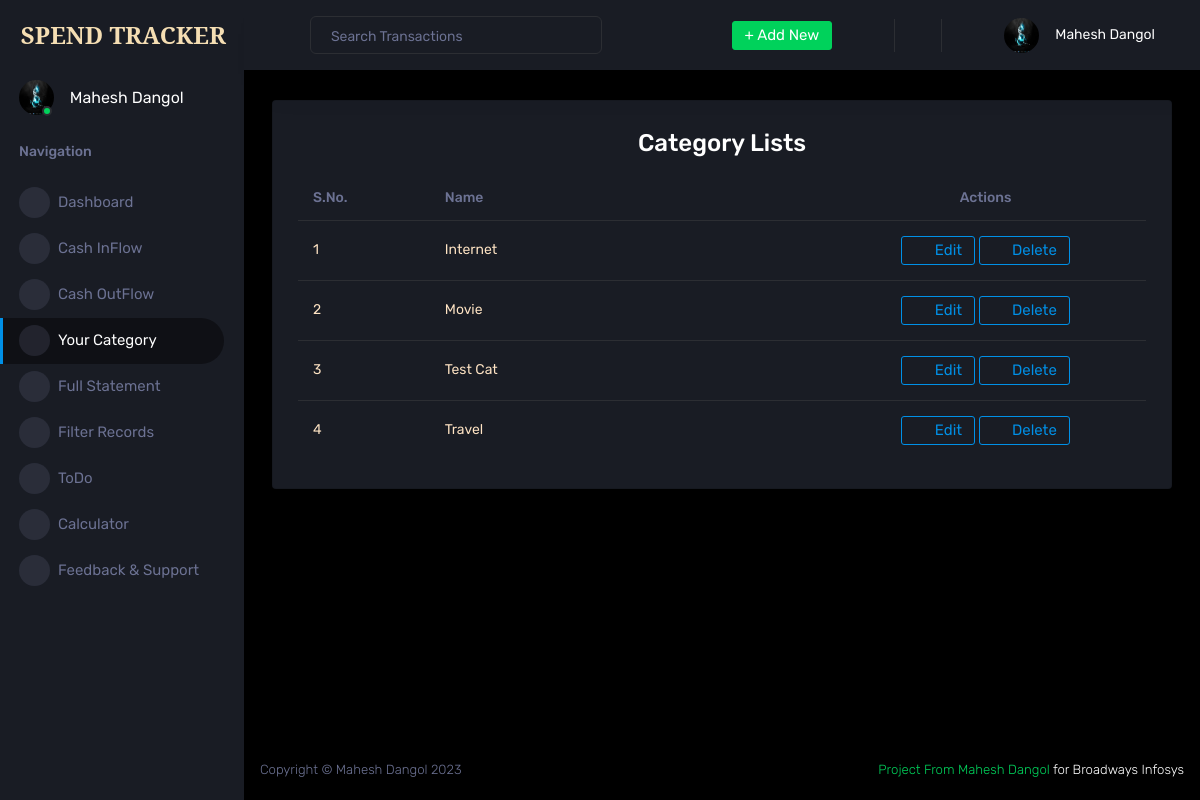
The app's page /category/ (signed in) with its own data.
### accounts/models.py (models this page shows, shortened)
class User(AbstractUser):
    username = None
    email = models.EmailField(unique=True)
    full_name = models.CharField(max_length=40)
    email_token = models.CharField(max_length=255, blank=True)
    forget_password = models.CharField(max_length=255, blank=True)
    created_at = models.DateTimeField(auto_now_add=True)
    last_login = models.DateTimeField(auto_now=True)
    last_logout = models.DateTimeField(auto_now=True)
    is_verified = models.BooleanField(default=True)
    is_staff = models.BooleanField(default=False)
    is_superuser = models.BooleanField(default=False)
    objects = UserManager()
    USERNAME_FIELD = 'email'
    REQUIRED_FIELDS = []

class Profile(models.Model):
    GENDER_CHOICE = [
        ('male', 'Male'),
        ('female', 'Female'),
        ('other', 'Other'),
    ]
    profile_pic = models.ImageField(upload_to='profile/', blank=True)
    gender = models.CharField(max_length=6, choices=GENDER_CHOICE, default='male')
    mobile = models.CharField(max_length=15, blank=True)
    address = models.TextField(blank=True)
    profile = models.OneToOneField(settings.AUTH_USER_MODEL, on_delete=models.CASCADE,blank=True, null=True)

### core/models.py (models this page shows, shortened)
class Category(models.Model):
    name = models.CharField(max_length=20)
    user = models.ForeignKey(settings.AUTH_USER_MODEL, on_delete=models.CASCADE)

### core/views.py (the view)
# urls.py: path("category/", views.CategoryView.as_view(), name="category"),
class CategoryView(LoginRequiredMixin, CreateView):
    model = Category
    form_class = CategoryAddForm
    success_url = _("category")
    def get(self, request, *args, **kwargs):
        categories = Category.objects.filter(user=self.request.user).order_by("name")
        return render(
            self.request, "reports/category_detail.html", {"categories": categories}
        )

### templates/reports/category_detail.html (shortened to what this page needs)
{% extends 'base/base.html' %}
{% load static %}
{% block content %}
<div class="row ">
    <div class="col-12 grid-margin">
        <div class="card">
            <div class="card-body">
                <h3 class="card-title text-center">Category Lists </h3>
                <div class="table-responsive">
                    <table class="table" style="color: bisque;">
                        <thead>
                            <tr>
                                <th class="col-1"> S.No. </th>
                                <th class="col-3"> Name </th>
                                <th class="col-2 text-center"> Actions </th>
                            </tr>
                        </thead>
                        <tbody>
                            {% for category in categories %}
                            <tr>
                                <td> {{forloop.counter}} </td>
                                <td> {{category.name|title}} </td>
                                <td style="text-align: center;">
                                    <a href="{% url 'category-update' category.pk %}" class="btn btn-outline-primary" type="submit">
                                        <span class="btn-icon-prepend">
                                            <i class="mdi mdi-eraser"></i>
                                        </span>
                                        Edit
                                    </a>
                                    <a href="{% url 'category-delete' category.pk %}" class="btn btn-outline-primary" type="submit">
                                        <span class="btn-icon-prepend">
                                            <i class="mdi mdi-delete-forever"></i>
                                        </span>
                                        Delete
                                    </a>
                                </td>
                            </tr>
                            {% endfor %}
                        </tbody>
                    </table>
                    <div class="fixed-action-btn btn-outline-link ">
                        <a href="{% url 'category-add' %}" class="btn-floating btn-icon-prepend ">
                            <i class="mdi mdi-plus-circle icon-md"></i>
                        </a>
                    </div>
                </div>
            </div>
        </div>
    </div>
</div>
{% endblock content %}

### templates/base/navbar_side.html (shortened to what this page needs)
{% load static %}
<nav class="sidebar sidebar-offcanvas" id="sidebar">
  <div class="sidebar-brand-wrapper d-none d-lg-flex align-items-center justify-content-center fixed-top">
    <a class="sidebar-brand brand-logo" href="{% url 'home' %}"
      style="color: wheat; font-family: Noto Serif; font-weight: bold; text-decoration: none;">SPEND TRACKER</a>
  </div>
  <ul class="nav">
    <li class="nav-item profile">
      <div class="profile-desc">
        <div class="profile-pic">
          <div class="count-indicator">
            {% if user.profile.profile_pic %}
            <img class="img-xs rounded-circle " src="{{user.profile.profile_pic.url}}" alt="Profile_Picture">
            {% else %}
              {% if user.profile.gender == "female" %}
            <img class="img-xs rounded-circle " src="{% static 'assets/images/faces/profile_female.png' %}" alt="Profile_Picture">
              {% else %}
            <img class="img-xs rounded-circle " src="{% static 'assets/images/faces/profile_male1.jpg' %}" alt="Profile_Picture">
              {% endif %}
            {% endif %}
            <span class="count bg-success"></span>
          </div>
          <div class="profile-name">
            <h5 class="mb-0 font-weight-normal">{{request.user.full_name|title}}</h5>
          </div>
        </div>
        <a href="#" id="profile-dropdown" data-toggle="dropdown"><i class="mdi mdi-dots-vertical"></i></a>
      </div>
    </li>
    <li class="nav-item nav-category">
      <span class="nav-link">Navigation</span>
    </li>
    <li {% if request.path == '/home/' %} class="nav-item menu-items active" {% endif %} class="nav-item menu-items">
      <a class="nav-link" href="{% url 'home' %}">
        <span class="menu-icon">
          <i class="mdi mdi-speedometer"></i>
        </span>
        <span class="menu-title">Dashboard</span>
      </a>
    </li>
    <li {% if request.path == '/cash-in-detail/' %} class="nav-item menu-items active" {% endif %} class="nav-item menu-items">
      <a class="nav-link" href="{% url 'cash-in-detail' %}">
        <span class="menu-icon">
          <i class="mdi mdi-cash-multiple"></i>
        </span>
        <span class="menu-title">Cash InFlow</span>
      </a>
    </li>
    <li {% if request.path == '/cash-out-detail/' %} class="nav-item menu-items active" {% endif %} class="nav-item menu-items">
      <a class="nav-link" href="{% url 'cash-out-detail' %}">
        <span class="menu-icon">
          <i class="mdi mdi-cash-100"></i>
        </span>
        <span class="menu-title">Cash OutFlow</span>
      </a>
    </li>
    <li {% if request.path == '/category/' %} class="nav-item menu-items active" {% endif %} class="nav-item menu-items">
      <a class="nav-link" href="{% url 'category' %}">
        <span class="menu-icon">
          <i class="mdi mdi-library-plus"></i>
        </span>
        <span class="menu-title">Your Category</span>
      </a>
    </li>
    <li {% if request.path == '/statement/' %} class="nav-item menu-items active" {% endif %} class="nav-item menu-items">
      <a class="nav-link" href="{% url 'statement' %}">
        <span class="menu-icon">
          <i class="mdi mdi-note-text"></i>
        </span>
        <span class="menu-title">Full Statement</span>
      </a>
    </li>
    <li class="nav-item menu-items">
      <a class="nav-link" href="{% url 'filter' %}">
        <span class="menu-icon">
          <i class="mdi mdi-filter"></i>
        </span>
        <span class="menu-title">Filter Records</span>
      </a>
    </li>
    <li class="nav-item menu-items">
      <a class="nav-link" href="{% url 'todo' %}">
        <span class="menu-icon">
          <i class="mdi mdi-calendar-check"></i>
        </span>
        <span class="menu-title">ToDo</span>
      </a>
    </li>
    <li class="nav-item menu-items">
      <a class="nav-link" href="{% url 'calculator' %}">
        <span class="menu-icon">
          <i class="mdi mdi-calculator"></i>
        </span>
        <span class="menu-title">Calculator</span>
      </a>
    </li>
    <li class="nav-item menu-items">
      <a class="nav-link" href="{% url 'feedback' %}">
        <span class="menu-icon">
          <i class="mdi mdi-calculator"></i>
        </span>
        <span class="menu-title">Feedback & Support</span>
      </a>
    </li>
  </ul>
</nav>

### templates/base/navbar_top.html (shortened to what this page needs)
{% load static %}
<nav class="navbar p-0 fixed-top d-flex flex-row">
    <div class="navbar-menu-wrapper flex-grow d-flex align-items-stretch">
        <button class="navbar-toggler navbar-toggler align-self-center" type="button" data-toggle="minimize">
            <span class="mdi mdi-menu"></span>
        </button>
        <ul class="navbar-nav w-100">
            <li class="nav-item w-100">
                <form action="{% url 'search' %}" method="GET" class="nav-link mt-2 mt-md-0 d-none d-lg-flex search">
                    <input name="search-item" type="text" class="form-control" placeholder="Search Transactions">
                </form>
            </li>
        </ul>
        <ul class="navbar-nav navbar-nav-right">
            <li class="nav-item dropdown d-none d-lg-block">
                <a class="nav-link btn btn-success create-new-button" id="createbuttonDropdown" data-toggle="dropdown"
                    aria-expanded="false" href="">+ Add New</a>
            </li>
            <li class="nav-item nav-settings d-none d-lg-block">
                <a class="nav-link" href="{% url 'todo' %}">
                    <i class="mdi mdi-calendar-check"></i>
                </a>
            </li>
            <li class="nav-item dropdown border-left">
                <a class="nav-link" href="{% url 'calculator' %}"
                aria-expanded="false">
                <i class="mdi mdi mdi-calculator"></i>
            </a>
            <li class="nav-item dropdown border-left">
                <a class="nav-link" href="#">
                    <i class="mdi mdi-bell"></i>
                </a>
            </li>
        </li>
            <li class="nav-item dropdown">
                <a class="nav-link" id="profileDropdown" href="#" data-toggle="dropdown">
                    <div class="navbar-profile">
                        {% if user.profile.profile_pic %}
                        <img class="img-xs rounded-circle" src="{{user.profile.profile_pic.url}}" alt="profile_picture">
                        {% else %}
                            {% if user.profile.gender == "female" %}
                        <img class="img-xs rounded-circle" src="{% static 'assets/images/faces/profile_female.png' %}" alt="profile_picture">
                            {% else %}
                        <img class="img-xs rounded-circle" src="{% static 'assets/images/faces/profile_male1.jpg' %}" alt="profile_picture">
                            {% endif %}
                        {% endif %}
                        <p class="mb-0 d-none d-sm-block navbar-profile-name">{{user.full_name}}</p>
                        <i class="mdi mdi-menu-down d-none d-sm-block"></i>
                    </div>
                </a>
            </li>
        </ul>
    </div>
</nav>

### records on screen
User: profile.profile_pic (picture), user.full_name "Mahesh Dangol", full_name "Mahesh Dangol"
Category: name "Internet"
Category: name "Movie"
Category: name "Test Cat"
Category: name "Travel"
